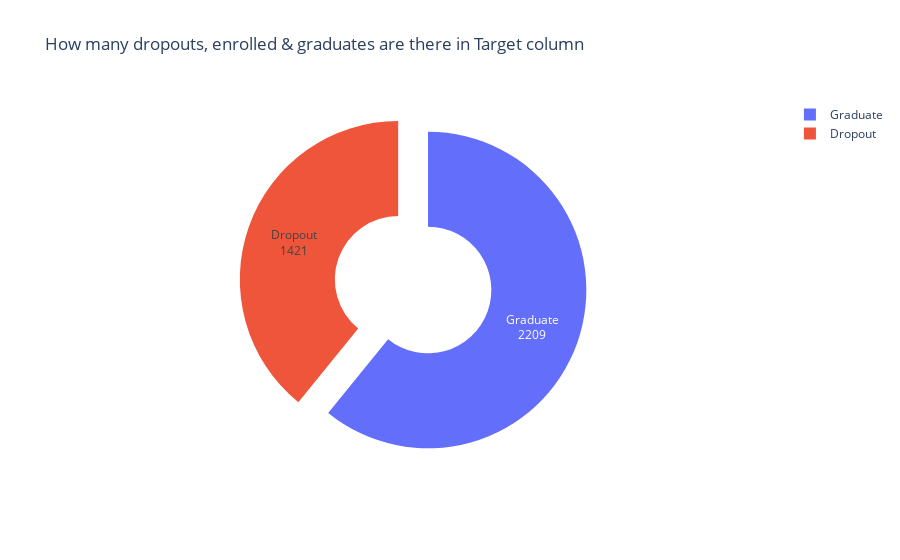

Here is the notebook cell this chart was saved with:
### Code cell
# Plot the above values
x = df['Target'].value_counts().index
y = df['Target'].value_counts().values

plot_df = pd.DataFrame({
    'Target': x,
    'Count_T' : y
})

fig = px.pie(plot_df,
             names ='Target', 
             values ='Count_T',
            title='How many dropouts, enrolled & graduates are there in Target column')

fig.update_traces(labels=['Graduate','Dropout','Enrolled'], hole=0.4,textinfo='value+label', pull=[0,0.2,0.1])
fig.show()

### Figure 1 — Plotly figure (JSON) as saved in the notebook; plotly's stock layout.template omitted (floating-point values rounded to 4 significant figures)
{"data": [{"domain": {"x": [0, 1], "y": [0, 1]}, "hole": 0.4, "hovertemplate": "Target=%{label}<br>Count_T=%{value}<extra></extra>", "labels": ["Graduate", "Dropout", "Enrolled"], "legendgroup": "", "name": "", "pull": [0, 0.2, 0.1], "showlegend": true, "textinfo": "value+label", "type": "pie", "values": [2209, 1421]}], "layout": {"legend": {"tracegroupgap": 0}, "title": {"text": "How many dropouts, enrolled & graduates are there in Target column"}}}
